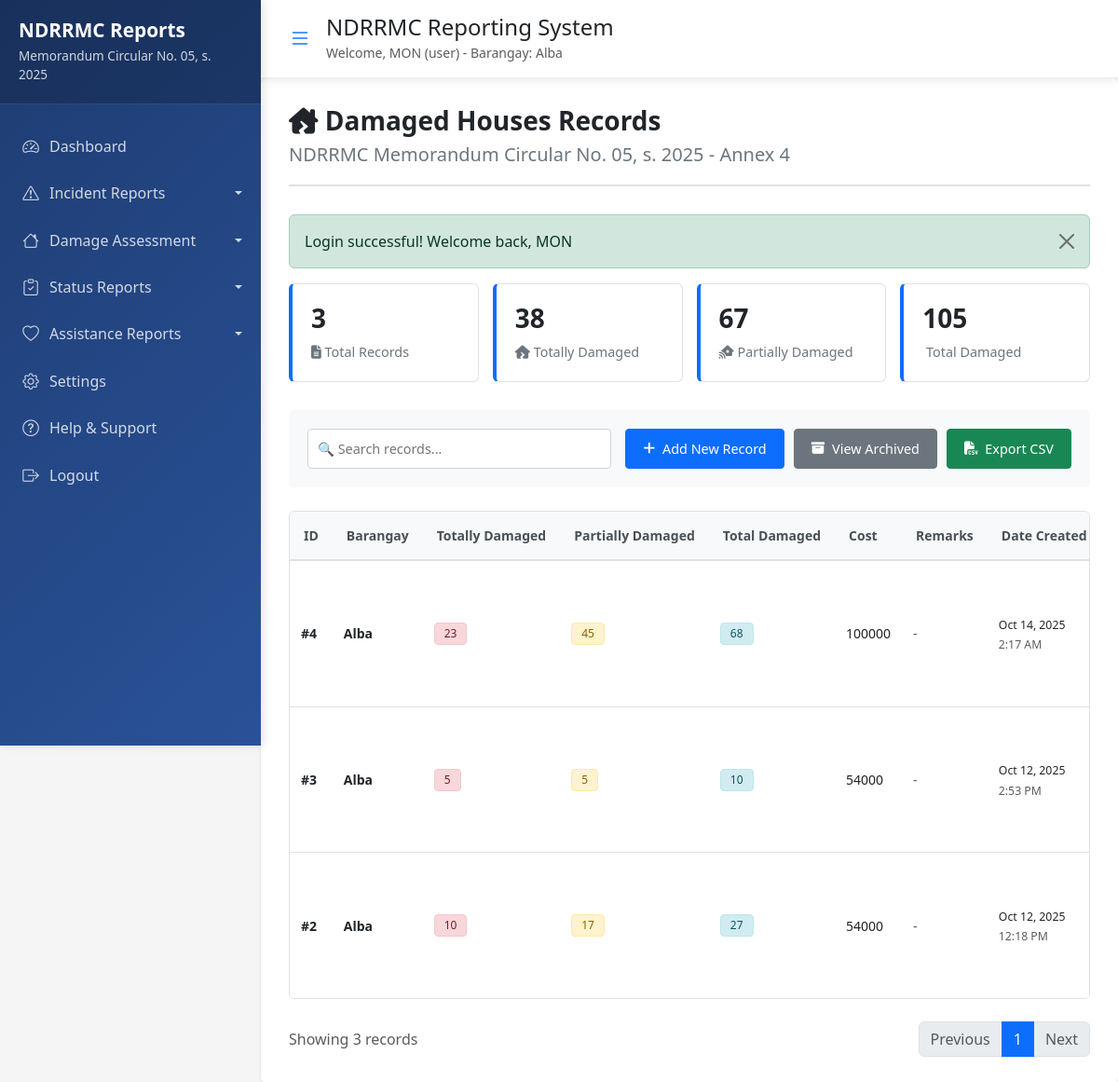
The page /public/annex4_records.php (signed in) on the database its author committed.
### tables this page shows
CREATE TABLE `annex4_damaged_houses` (
  `id` int(11) NOT NULL,
  `region` varchar(100) NOT NULL DEFAULT 'REGION II',
  `province` varchar(100) NOT NULL DEFAULT 'CAGAYAN',
  `city` varchar(100) NOT NULL DEFAULT 'BAGGAO',
  `barangay` varchar(100) NOT NULL,
  `totally_damaged` int(11) DEFAULT 0,
  `partially_damaged` int(11) DEFAULT 0,
  `total_damaged` int(11) DEFAULT 0,
  `cost` varchar(100) DEFAULT NULL,
  `remarks` text DEFAULT NULL,
  `created_by` int(11) NOT NULL,
  `created_at` timestamp NOT NULL DEFAULT current_timestamp(),
  `updated_at` timestamp NOT NULL DEFAULT current_timestamp() ON UPDATE current_timestamp(),
  `is_archived` tinyint(1) DEFAULT 0
);

### public/annex4_records.php (the view, shortened to what this page needs)
<?php
require_once '../includes/config.php';
require_once '../includes/functions.php';
require_once '../includes/auth.php';
$is_admin = ($_SESSION['user_role'] === 'admin');
if ($is_admin) {
    $stmt = db_query("
        SELECT a.*, u.full_name, u.barangay as user_barangay
        FROM annex4_damaged_houses a
        LEFT JOIN users u ON a.created_by = u.id
        WHERE (a.is_archived = 0 OR a.is_archived IS NULL)
        ORDER BY a.created_at DESC
    ");
} else {
    $stmt = db_query("
        SELECT * FROM annex4_damaged_houses
        WHERE created_by = ? AND (is_archived = 0 OR is_archived IS NULL)
        ORDER BY created_at DESC
    ", [$_SESSION['user_id']]);
}
$records = $stmt->fetchAll();
$total_records = count($records);
$total_totally_damaged = 0;
$total_partially_damaged = 0;
$total_houses = 0;
foreach ($records as $record) {
    $total_totally_damaged += $record['totally_damaged'] ?? 0;
    $total_partially_damaged += $record['partially_damaged'] ?? 0;
    $total_houses += $record['total_damaged'] ?? 0;
}
?>
<link rel="stylesheet" href="https://cdn.jsdelivr.net/npm/bootstrap-icons@1.10.0/font/bootstrap-icons.css">
<link href="https://cdnjs.cloudflare.com/ajax/libs/font-awesome/6.4.0/css/all.min.css" rel="stylesheet">
<div class="records-container">
    <div class="header-section">
        <h1><i class="fas fa-house-damage"></i> Damaged Houses Records</h1>
        <h2>NDRRMC Memorandum Circular No. 05, s. 2025 - Annex 4</h2>
    </div>
    <div class="stats-cards" id="statsCards">
        <div class="stat-card">
            <h3><?php echo $total_records; ?></h3>
            <p><i class="fas fa-file-alt"></i> Total Records</p>
        </div>
        <div class="stat-card">
            <h3><?php echo number_format($total_totally_damaged); ?></h3>
            <p><i class="fas fa-house-crack"></i> Totally Damaged</p>
        </div>
        <div class="stat-card">
            <h3><?php echo number_format($total_partially_damaged); ?></h3>
            <p><i class="fas fa-house-signal"></i> Partially Damaged</p>
        </div>
        <div class="stat-card">
            <h3><?php echo number_format($total_houses); ?></h3>
            <p><i class="fas fa-houses"></i> Total Damaged</p>
        </div>
    </div>
    <div class="action-section">
        <div class="search-box">
            <input type="text" id="searchInput" placeholder="🔍 Search records..." onkeyup="searchRecords()">
        </div>
        <div class="action-buttons">
            <a href="annex4.php" class="btn-custom btn-primary-custom">
                <i class="fas fa-plus"></i> Add New Record
            </a>
            <a href="annex4_archived.php" class="btn-custom btn-secondary-custom">
                <i class="fas fa-archive"></i> View Archived
            </a>
            <button onclick="exportToCSV()" class="btn-custom btn-success-custom">
                <i class="fas fa-file-csv"></i> Export CSV
            </button>
        </div>
    </div>
    <div class="table-container" id="tableContainer">
        <table class="custom-table" id="recordsTable">
            <thead>
                <tr>
                    <th>ID</th>
                    <th>Barangay</th>
                    <th>Totally Damaged</th>
                    <th>Partially Damaged</th>
                    <th>Total Damaged</th>
                    <th>Cost</th>
                    <th>Remarks</th>
                    <th>Date Created</th>
                </tr>
            </thead>
            <tbody class="table-content" id="tableContent">
                <?php if (empty($records)): ?>
                    <tr>
                        <td colspan="<?php echo $is_admin ? '10' : '9'; ?>" style="text-align: center; padding: 30px;">
                            <i class="fas fa-inbox" style="font-size: 3rem; color: #ccc;"></i>
                            <p style="color: #6c757d; margin-top: 15px;">No damaged houses records found.</p>
                            <a href="annex4.php" class="btn-custom btn-primary-custom" style="margin-top: 15px;">
                                <i class="fas fa-plus"></i> Create First Record
                            </a>
                        </td>
                    </tr>
                <?php else: ?>
                    <?php foreach ($records as $record): ?>
                        <tr>
                            <td><strong>#<?php echo $record['id']; ?></strong></td>
                            <td>
                                <strong><?php echo htmlspecialchars($record['barangay'] ?? $record['user_barangay'] ?? 'N/A'); ?></strong>
                            </td>
                            <td>
                                <span class="badge badge-totally"><?php echo $record['totally_damaged']; ?></span>
                            </td>
                            <td>
                                <span class="badge badge-partially"><?php echo $record['partially_damaged']; ?></span>
                            </td>
                            <td>
                                <span class="badge badge-total"><?php echo $record['total_damaged']; ?></span>
                            </td>
                            <td>
                                <?php if (!empty($record['cost'])): ?>
                                    <?php echo htmlspecialchars($record['cost']); ?>
                                <?php else: ?>
                                    <span class="text-muted">-</span>
                                <?php endif; ?>
                            </td>
                            <td>
                                <?php if (!empty($record['remarks'])): ?>
                                    <div style="max-width: 200px;">
                                        <?php echo htmlspecialchars($record['remarks']); ?>
                                    </div>
                                <?php else: ?>
                                    <span class="text-muted">-</span>
                                <?php endif; ?>
                            </td>
                            <td>
                                <small><?php echo date('M j, Y', strtotime($record['created_at'])); ?></small>
                                <br><small class="text-muted"><?php echo date('g:i A', strtotime($record['created_at'])); ?></small>
                            </td>
                        </tr>
                    <?php endforeach; ?>
                <?php endif; ?>
            </tbody>
        </table>
    </div>
    <div class="d-flex justify-content-between align-items-center mt-4">
        <div class="text-muted">
            Showing <?php echo count($records); ?> records
        </div>
        <nav>
            <ul class="pagination mb-0">
                <li class="page-item disabled"><a class="page-link" href="#">Previous</a></li>
                <li class="page-item active"><a class="page-link" href="#">1</a></li>
                <li class="page-item disabled"><a class="page-link" href="#">Next</a></li>
            </ul>
        </nav>
    </div>
</div>
<?php
require_once '../includes/sidenav.php';
?>

### includes/sidenav.php (style rules this page uses)
* { margin: 0; padding: 0; box-sizing: border-box; }
body { margin: 0; padding: 0; overflow-x: hidden; font-family: 'Segoe UI', Tahoma, Geneva, Verdana, sans-serif; background-color: #f5f7fb; }
:root { --primary-color: #0d6efd; --secondary-color: #6c757d; --success-color: #198754; --danger-color: #dc3545; --warning-color: #ffc107; --info-color: #0dcaf0; --light-color: #f8f9fa; --dark-color: #212529; --sidebar-width: 280px; --sidebar-collapsed-width: 70px; }

### public/annex4_records.php (style rules this page uses)
body { background-color: #f5f5f5; padding: clamp(15px, 3vw, 20px); font-family: 'Segoe UI', Tahoma, Geneva, Verdana, sans-serif; }
.records-container { background-color: white; border-radius: 8px; box-shadow: 0 1px 3px rgba(0,0,0,0.12); padding: clamp(20px, 4vw, 30px); margin: 0 auto; width: 100%; max-width: 98vw; }
.header-section { margin-bottom: clamp(25px, 5vw, 30px); padding-bottom: clamp(15px, 3vw, 20px); border-bottom: 2px solid #e0e0e0; }
.header-section h1 { font-size: clamp(1.5rem, 4vw, 1.75rem); font-weight: 600; color: #212529; margin-bottom: clamp(5px, 1.5vw, 8px); }
.header-section h2 { font-size: clamp(1.1rem, 3vw, 1.25rem); color: #6c757d; margin: 0; font-weight: 500; }
.stats-cards { display: grid; grid-template-columns: repeat(auto-fit, minmax(180px, 1fr)); gap: clamp(12px, 2.5vw, 15px); margin-bottom: clamp(25px, 5vw, 30px); }
.stat-card { background-color: #ffffff; border: 1px solid #dee2e6; padding: clamp(15px, 3.5vw, 20px); border-radius: 6px; border-left: 4px solid #0d6efd; transition: box-shadow 0.2s; }
.stat-card h3 { font-size: clamp(1.5rem, 4vw, 1.75rem); margin-bottom: clamp(5px, 1.5vw, 8px); font-weight: 600; color: #212529; }
.stat-card p { margin: 0; color: #6c757d; font-size: clamp(0.85rem, 2.3vw, 0.9rem); }
.action-section { display: flex; flex-wrap: wrap; justify-content: space-between; align-items: center; gap: clamp(10px, 2.5vw, 15px); margin-bottom: clamp(20px, 4vw, 25px); padding: clamp(15px, 3vw, 20px); background-color: #f8f9fa; border-radius: 6px; }
.search-box { flex: 1; min-width: 250px; }
.search-box input { width: 100%; padding: clamp(8px, 2vw, 10px); border: 1px solid #ced4da; border-radius: 4px; font-size: clamp(0.85rem, 2.3vw, 0.9rem); }
.action-buttons { display: flex; gap: clamp(8px, 2vw, 10px); flex-wrap: wrap; }
.btn-custom { padding: clamp(8px, 2vw, 10px) clamp(15px, 3.5vw, 18px); font-size: clamp(0.85rem, 2.3vw, 0.9rem); border-radius: 4px; text-decoration: none; transition: all 0.2s; border: none; cursor: pointer; display: inline-flex; align-items: center; gap: clamp(5px, 1.5vw, 8px); white-space: nowrap; font-weight: 500; }
.btn-primary-custom { background-color: #0d6efd; color: white; border: 1px solid #0d6efd; }
.btn-secondary-custom { background-color: #6c757d; color: white; border: 1px solid #6c757d; }
.btn-success-custom { background-color: #198754; color: white; border: 1px solid #198754; }
.table-container { overflow-x: auto; border-radius: 6px; border: 1px solid #dee2e6; background-color: white; }
.custom-table { width: 100%; border-collapse: collapse; background-color: white; font-size: clamp(0.8rem, 2.2vw, 0.875rem); }
.custom-table thead { background-color: #f8f9fa; border-bottom: 2px solid #dee2e6; }
.custom-table th { padding: clamp(12px, 2.5vw, 15px); text-align: left; font-weight: 600; white-space: nowrap; color: #495057; border-bottom: 2px solid #dee2e6; }
.custom-table tbody tr:last-child td { border-bottom: none; }
.badge { padding: clamp(4px, 1.2vw, 5px) clamp(8px, 2vw, 10px); border-radius: 4px; font-size: clamp(0.7rem, 2vw, 0.75rem); font-weight: 500; white-space: nowrap; }
.badge-totally { background-color: #f8d7da; color: #721c24; border: 1px solid #f5c6cb; }
.badge-partially { background-color: #fff3cd; color: #856404; border: 1px solid #ffeaa7; }
.badge-total { background-color: #d1ecf1; color: #0c5460; border: 1px solid #bee5eb; }

### rows shown on the page
annex4_damaged_houses: id "4", barangay "Alba", totally_damaged "23", partially_damaged "45", total_damaged "68", cost "100000", created_at "Oct 14, 2025", created_at "2:17 AM"
annex4_damaged_houses: id "3", barangay "Alba", totally_damaged "5", partially_damaged "5", total_damaged "10", cost "54000", created_at "Oct 12, 2025", created_at "2:53 PM"
annex4_damaged_houses: id "2", barangay "Alba", totally_damaged "10", partially_damaged "17", total_damaged "27", cost "54000", created_at "Oct 12, 2025", created_at "12:18 PM"

### other values the page prints
$_SESSION['full_name'] "MON"
$_SESSION['user_role'] "user"
$_SESSION['barangay'] "Alba"
$message "Login successful! Welcome back, MON"
$total_records "3"
$total_totally_damaged "38"
$total_partially_damaged "67"
$total_houses "105"
count($records) "3"
